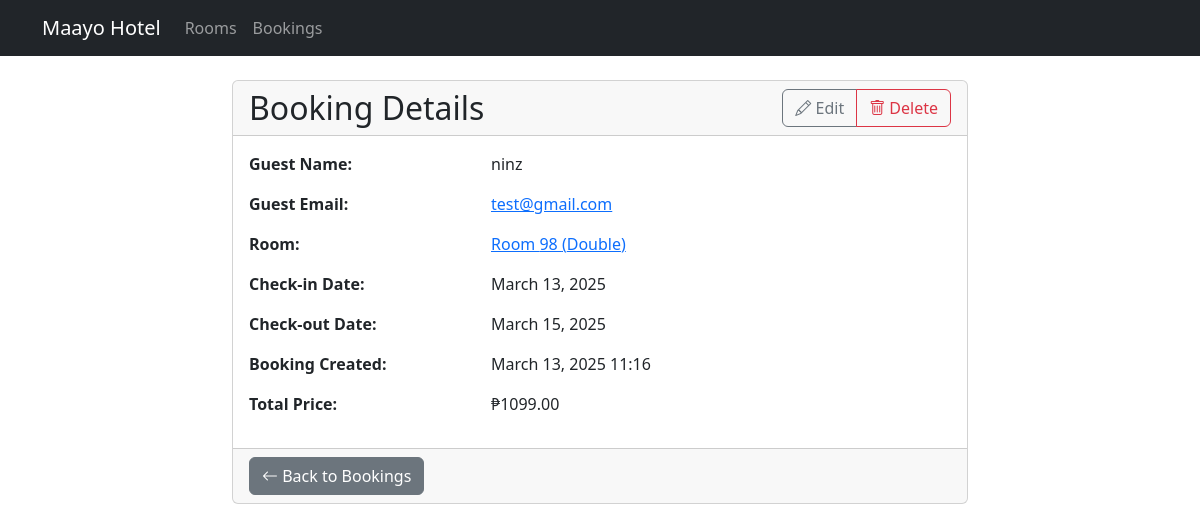
Page /bookings/booking/6/ on the committed database.
### bookings/models.py (models this page shows, shortened)
class Booking(models.Model):
    room = models.ForeignKey(Room, on_delete=models.CASCADE, related_name='bookings')
    guest_name = models.CharField(max_length=100)
    guest_email = models.EmailField()
    check_in = models.DateField()
    check_out = models.DateField()
    created_at = models.DateTimeField(auto_now_add=True)
    class Meta:
        ordering = ['-check_in']

class Room(models.Model):
    ROOM_TYPES = [
        ('SINGLE', 'Single'),
        ('DOUBLE', 'Double'),
        ('SUITE', 'Suite'),
    ]
    room_number = models.IntegerField(unique=True)
    room_type = models.CharField(max_length=10, choices=ROOM_TYPES)
    price = models.DecimalField(max_digits=10, decimal_places=2)
    description = models.TextField(blank=True, null=True)
    is_available = models.BooleanField(default=True)
    class Meta:
        ordering = ['room_number']

### bookings/views.py (the view)
# urls.py: path('booking/<int:pk>/', views.BookingDetailView.as_view(), name='booking_detail'),
class BookingDetailView(DetailView):
    model = Booking
    template_name = 'bookings/booking_detail.html'
    context_object_name = 'booking'

### bookings/templates/bookings/booking_detail.html (shortened to what this page needs)
{% extends 'bookings/base.html' %}
{% block content %}
<div class="row justify-content-center">
    <div class="col-md-8">
        <div class="card">
            <div class="card-header">
                <div class="d-flex justify-content-between align-items-center">
                    <h2 class="card-title mb-0">Booking Details</h2>
                    <div class="btn-group">
                        <a href="{% url 'bookings:booking_update' booking.pk %}" class="btn btn-outline-secondary">
                            <i class="bi bi-pencil"></i> Edit
                        </a>
                        <a href="{% url 'bookings:booking_delete' booking.pk %}" class="btn btn-outline-danger">
                            <i class="bi bi-trash"></i> Delete
                        </a>
                    </div>
                </div>
            </div>
            <div class="card-body">
                <div class="row mb-3">
                    <div class="col-md-4">
                        <strong>Guest Name:</strong>
                    </div>
                    <div class="col-md-8">
                        {{ booking.guest_name }}
                    </div>
                </div>
                <div class="row mb-3">
                    <div class="col-md-4">
                        <strong>Guest Email:</strong>
                    </div>
                    <div class="col-md-8">
                        <a href="mailto:{{ booking.guest_email }}">{{ booking.guest_email }}</a>
                    </div>
                </div>
                <div class="row mb-3">
                    <div class="col-md-4">
                        <strong>Room:</strong>
                    </div>
                    <div class="col-md-8">
                        <a href="{% url 'bookings:room_detail' booking.room.pk %}">
                            Room {{ booking.room.room_number }} ({{ booking.room.get_room_type_display }})
                        </a>
                    </div>
                </div>
                <div class="row mb-3">
                    <div class="col-md-4">
                        <strong>Check-in Date:</strong>
                    </div>
                    <div class="col-md-8">
                        {{ booking.check_in }}
                    </div>
                </div>
                <div class="row mb-3">
                    <div class="col-md-4">
                        <strong>Check-out Date:</strong>
                    </div>
                    <div class="col-md-8">
                        {{ booking.check_out }}
                    </div>
                </div>
                <div class="row mb-3">
                    <div class="col-md-4">
                        <strong>Booking Created:</strong>
                    </div>
                    <div class="col-md-8">
                        {{ booking.created_at|date:"F d, Y H:i" }}
                    </div>
                </div>
                <div class="row mb-3">
                    <div class="col-md-4">
                        <strong>Total Price:</strong>
                    </div>
                    <div class="col-md-8">
                        ₱{{ booking.room.price }}
                    </div>
                </div>
            </div>
            <div class="card-footer">
                <a href="{% url 'bookings:booking_list' %}" class="btn btn-secondary">
                    <i class="bi bi-arrow-left"></i> Back to Bookings
                </a>
            </div>
        </div>
    </div>
</div>
{% endblock %}

### rows in the picture
Booking: guest_name "ninz", guest_email "test@gmail.com", room.room_number "98", room.room_type "Double", check_in "March 13, 2025", check_out "March 15, 2025", created_at "March 13, 2025 11:16", room.price "1099.00"
